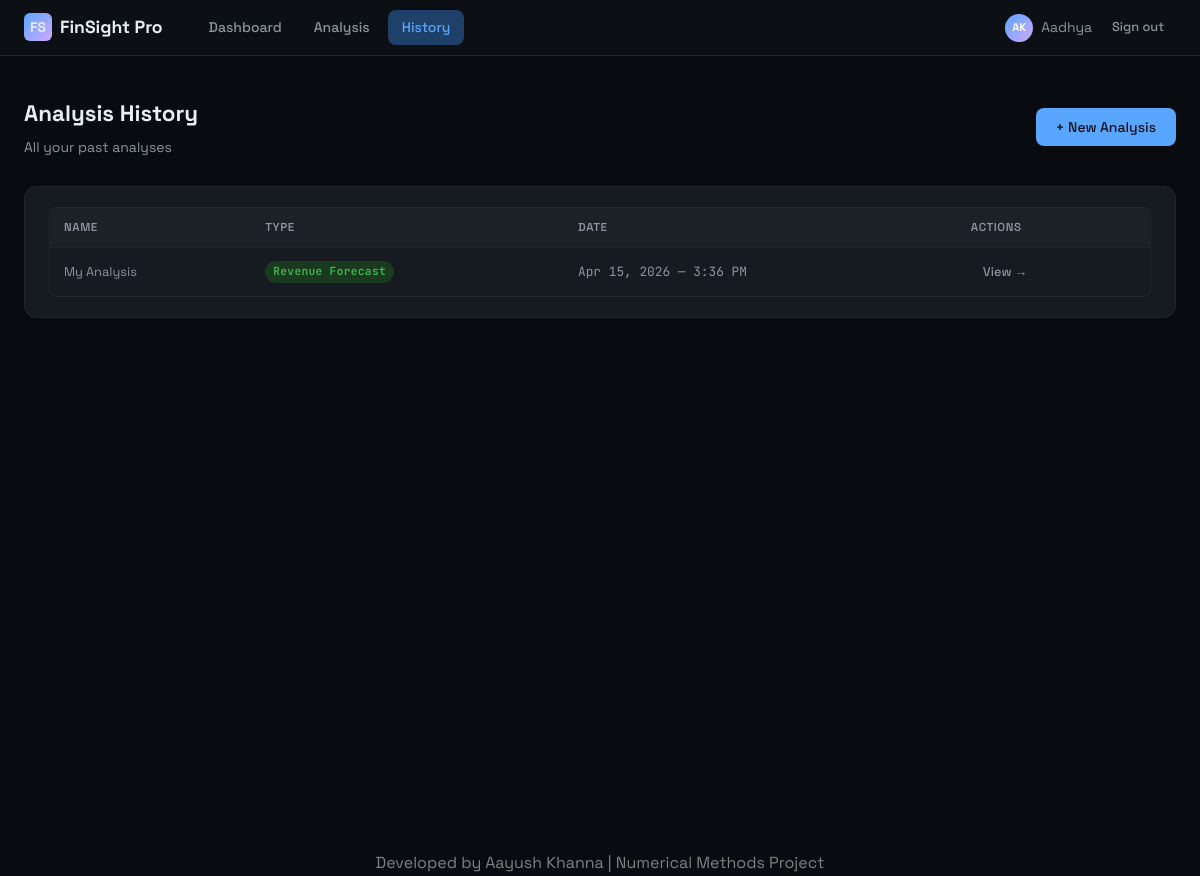
Page /history/ (signed in) on the committed database.
### predictor/models.py (models this page shows, shortened)
class AnalysisHistory(models.Model):
    ANALYSIS_TYPES = [
        ("breakeven", "Break-Even Analysis"),
        ("forecast", "Revenue Forecast"),
        ("npv", "NPV Analysis"),
        ("monte_carlo", "Monte Carlo Simulation"),
        ("irr", "IRR Calculation"),
    ]
    user = models.ForeignKey(User, on_delete=models.CASCADE, related_name="analyses")
    analysis_type = models.CharField(max_length=20, choices=ANALYSIS_TYPES)
    name = models.CharField(max_length=100, default="Untitled Analysis")
    input_data = models.JSONField()
    result_data = models.JSONField()
    created_at = models.DateTimeField(default=timezone.now)
    class Meta:
        ordering = ["-created_at"]
        verbose_name_plural = "Analysis Histories"

### predictor/views.py (the view)
# urls.py: path("history/",        views.history_view,   name="history"),
@login_required
def history_view(request):
    analyses = AnalysisHistory.objects.filter(user=request.user)
    return render(request, "predictor/history.html", {"analyses": analyses})

### predictor/templates/predictor/history.html (shortened to what this page needs)
{% extends "base.html" %}
{% block content %}
<div class="container" style="padding-top:40px;padding-bottom:60px;">
  <div style="display:flex;align-items:center;justify-content:space-between;margin-bottom:28px;">
    <div>
      <h1 style="font-size:1.4rem;font-weight:700;">Analysis History</h1>
      <p style="color:var(--text-2);font-size:0.875rem;margin-top:4px;">All your past analyses</p>
    </div>
    <a href="{% url 'analysis' %}" class="btn btn-primary">+ New Analysis</a>
  </div>
  {% if analyses %}
  <div class="card">
    <div class="table-wrap">
      <table>
        <thead>
          <tr>
            <th>Name</th>
            <th>Type</th>
            <th>Date</th>
            <th>Actions</th>
          </tr>
        </thead>
        <tbody>
          {% for a in analyses %}
          <tr>
            <td class="label">{{ a.name }}</td>
            <td>
              <span class="badge
                {% if a.analysis_type == 'breakeven' %}badge-blue
                {% elif a.analysis_type == 'forecast' %}badge-green
                {% elif a.analysis_type == 'npv' %}badge-purple
                {% elif a.analysis_type == 'monte_carlo' %}badge-orange
                {% else %}badge-blue{% endif %}">
                {{ a.get_analysis_type_display }}
              </span>
            </td>
            <td style="color:var(--text-2);">{{ a.created_at|date:"M d, Y — g:i A" }}</td>
            <td><a href="{% url 'history_detail' a.pk %}" class="btn btn-ghost btn-sm">View →</a></td>
          </tr>
          {% endfor %}
        </tbody>
      </table>
    </div>
  </div>
  {% endif %}
</div>
{% endblock %}

### templates/base.html (shortened to what this page needs)
{% load static %}
<!DOCTYPE html>
<html lang="en">
<head>
</head>
<body>
  <nav class="nav">
    <a href="{% url 'landing' %}" class="nav-brand">
      <div class="logo-icon">FS</div>
      <span>FinSight Pro</span>
    </a>
    <div class="nav-links">
      {% if user.is_authenticated %}
        <a href="{% url 'dashboard' %}" class="nav-link {% if request.resolver_match.url_name == 'dashboard' %}active{% endif %}">Dashboard</a>
        <a href="{% url 'analysis' %}" class="nav-link {% if request.resolver_match.url_name == 'analysis' %}active{% endif %}">Analysis</a>
        <a href="{% url 'history' %}" class="nav-link {% if request.resolver_match.url_name == 'history' %}active{% endif %}">History</a>
      {% endif %}
    </div>
    <div class="nav-right">
      {% if user.is_authenticated %}
        <div class="nav-user">
          <div class="nav-avatar">{{ user.first_name|first|upper }}{{ user.last_name|first|upper }}</div>
          <span>{{ user.first_name|default:user.username }}</span>
        </div>
        <a href="{% url 'logout' %}" class="btn btn-ghost btn-sm">Sign out</a>
      {% else %}
        <a href="{% url 'login' %}" class="btn btn-ghost btn-sm">Sign in</a>
        <a href="{% url 'register' %}" class="btn btn-primary btn-sm">Get Started</a>
      {% endif %}
    </div>
  </nav>
  <div class="page">
    {% block content %}{% endblock %}
  </div>
  <footer style="text-align:center; margin-top:50px; color:gray;">
    Developed by Aayush Khanna | Numerical Methods Project
</footer>
</body>
</html>

### templates/base.html (style rules this page uses)
:root { --bg-base: #080c10; --bg-surface: #0d1117; --bg-raised: #161b22; --bg-hover: #1c2128; --border: #21262d; --border-hi: #30363d; --text-1: #e6edf3; --text-2: #8b949e; --text-3: #484f58; --accent: #58a6ff; --accent-dim: #1f4068; --green: #3fb950; --green-dim: #1a3a1f; --purple: #d2a8ff; --purple-dim: #2d1d5e; --orange: #ffa657; --orange-dim: #3d2209; --red: #f85149; --red-dim: #3d1010; --font: 'Space Grotesk', sans-serif; --mono: 'JetBrains Mono', monospace; --radius: 8px; --radius-lg: 12px; }
*, *::before, *::after { box-sizing: border-box; margin: 0; padding: 0; }
html { font-size: 16px; scroll-behavior: smooth; }
body { font-family: var(--font); background: var(--bg-base); color: var(--text-1); min-height: 100vh; line-height: 1.6; }
.nav { position: fixed; top: 0; left: 0; right: 0; z-index: 100; height: 56px; background: rgba(13, 17, 23, 0.95); backdrop-filter: blur(12px); border-bottom: 1px solid var(--border); display: flex; align-items: center; padding: 0 24px; gap: 0; }
.nav-brand { display: flex; align-items: center; gap: 8px; font-weight: 700; font-size: 1.1rem; color: var(--text-1); text-decoration: none; margin-right: 32px; }
.nav-brand .logo-icon { width: 28px; height: 28px; background: linear-gradient(135deg, var(--accent), var(--purple)); border-radius: 6px; display: flex; align-items: center; justify-content: center; font-size: 14px; font-weight: 700; }
.nav-links { display: flex; align-items: center; gap: 4px; flex: 1; }
.nav-link { padding: 6px 14px; border-radius: var(--radius); color: var(--text-2); text-decoration: none; font-size: 0.875rem; font-weight: 500; transition: color 0.15s, background 0.15s; }
.nav-link.active { color: var(--accent); background: var(--accent-dim); }
.nav-right { display: flex; align-items: center; gap: 8px; }
.nav-user { display: flex; align-items: center; gap: 8px; font-size: 0.875rem; color: var(--text-2); }
.nav-avatar { width: 28px; height: 28px; border-radius: 50%; background: linear-gradient(135deg, var(--accent), var(--purple)); display: flex; align-items: center; justify-content: center; font-size: 11px; font-weight: 700; color: white; }
.page { padding-top: 56px; min-height: 100vh; }
.container { max-width: 1200px; margin: 0 auto; padding: 0 24px; }
.btn { display: inline-flex; align-items: center; gap: 6px; padding: 8px 20px; border-radius: var(--radius); font-family: var(--font); font-size: 0.875rem; font-weight: 500; cursor: pointer; border: none; text-decoration: none; transition: all 0.15s; white-space: nowrap; }
.btn-primary { background: var(--accent); color: #0d1117; }
.btn-ghost { background: transparent; color: var(--text-2); border: none; }
.btn-sm { padding: 5px 12px; font-size: 0.8rem; }
.card { background: var(--bg-raised); border: 1px solid var(--border); border-radius: var(--radius-lg); padding: 20px 24px; }
.badge { display: inline-flex; align-items: center; gap: 4px; padding: 2px 8px; border-radius: 20px; font-size: 0.7rem; font-weight: 600; letter-spacing: 0.03em; }
.badge-green { background: var(--green-dim); color: var(--green); }
.table-wrap { overflow-x: auto; border-radius: var(--radius); border: 1px solid var(--border); }
table { width: 100%; border-collapse: collapse; font-size: 0.82rem; }
thead tr { background: var(--bg-hover); }
thead th { padding: 10px 14px; text-align: left; font-size: 0.72rem; font-weight: 600; color: var(--text-2); letter-spacing: 0.05em; text-transform: uppercase; border-bottom: 1px solid var(--border); }
tbody tr { border-bottom: 1px solid var(--border); }
tbody tr:last-child { border-bottom: none; }
tbody td { padding: 9px 14px; color: var(--text-1); font-family: var(--mono); font-size: 0.8rem; }
tbody td.label { font-family: var(--font); color: var(--text-2); }

### rows in the picture
AnalysisHistory: name "My Analysis", analysis_type "Revenue Forecast", created_at "Apr 15, 2026 — 3:36 PM"

### other values in the picture
{{ user.first_name|first|upper }} "A"
{{ user.last_name|first|upper }} "K"
{{ user.first_name|default:user.username }} "Aadhya"
